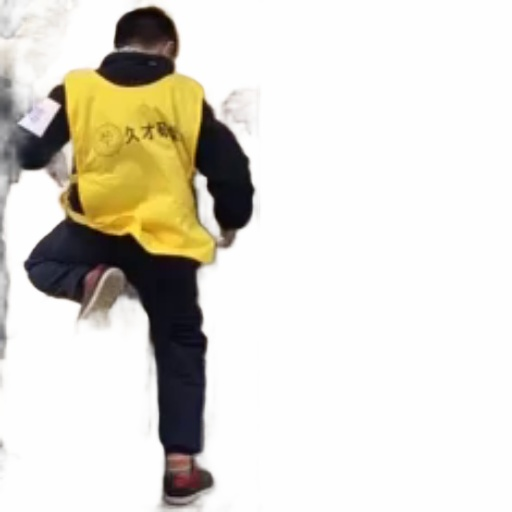
#> input picture Image/out_afterPaddleSeg/portrait_shu_v2.jpg, 512 x 512 px, found by its file name
$ python final_test.py   (older library calls are emulated)
#> lines starting #> are read from the running program, lines starting #| are printed output that depends on the picture; after the words box and inside, x2 and y2 are one past the last pixel; in counts of white or black regions, pixels touching at a corner belong together
# [31 lines of commented-out code are left out]

import cv2
import numpy as np
import matplotlib.pyplot as plt

image = cv2.imread('/home/jdy/Gaitdateset/Image/out_afterPaddleSeg/portrait_shu_v2.jpg')
#> image is the input picture: shape (512, 512, 3); mean B, G, R 209.1, 218.5, 222
        #   /home/jdy/Gaitdateset/Image/out_afterPaddleSeg/portrait_shu_v2.jpg
image = cv2.cvtColor(image,cv2.COLOR_BGR2RGB)
grayImage = cv2.cvtColor(image,cv2.COLOR_RGB2GRAY)
ret, thresh = cv2.threshold(grayImage,120,255,cv2.THRESH_BINARY_INV)
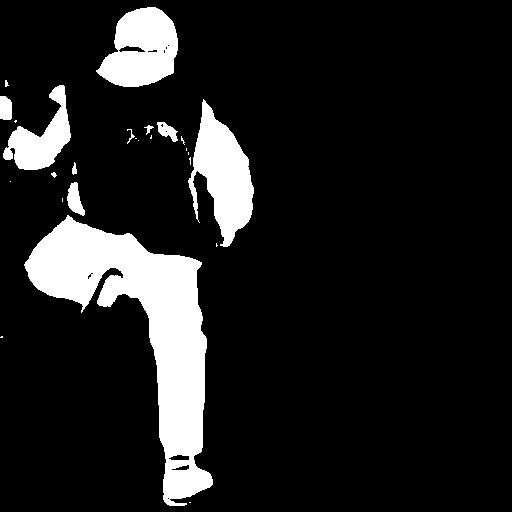
#> thresh: shape (512, 512); 12.3% white; 25 white regions (14 under 20 px), largest, box (x1, y1, x2, y2) and area: (24, 215, 213, 506) 19036, (188, 99, 254, 247) 5065, (96, 7, 178, 87) 4498

plt.imshow(thresh, cmap="gray", vmin=0, vmax=255),plt.show()

"""

nlabels, labels, stats, centroids = cv2.connectedComponentsWithStats(

thresh,
None,
None,
None,
8,
cv2.CV_32S)
sizes = stats[1:, -1]
img2 = np.zeros((labels.shape), np.uint8)
for i in range(0, nlabels - 1):
if sizes[i] >= 25: #filter small dotted regions
img2[labels == i + 1] = 255
thresh = cv2.bitwise_not(img2)
plt.imshow(thresh, cmap="gray", vmin=0, vmax=255),plt.show()

"""

kernel = np.ones((3,3),np.uint8)
opening = cv2.morphologyEx(thresh,cv2.MORPH_OPEN,kernel, iterations = 2)
#> opening: shape (512, 512); 12.1% white; 10 white regions, largest, box (x1, y1, x2, y2) and area: (25, 217, 213, 500) 18898, (193, 103, 254, 247) 4841, (98, 7, 178, 87) 4480
sure_bg = cv2.dilate(opening,kernel,iterations=20)
#> sure_bg: shape (512, 512); 30.3% white; 1 white region, box (x1, y1, x2, y2) and area: (0, 0, 274, 512) 79343
dist_transform = cv2.distanceTransform(opening,cv2.DIST_L2,5)
ret, sure_fg = cv2.threshold(dist_transform,0.7*dist_transform.max(),255,0)
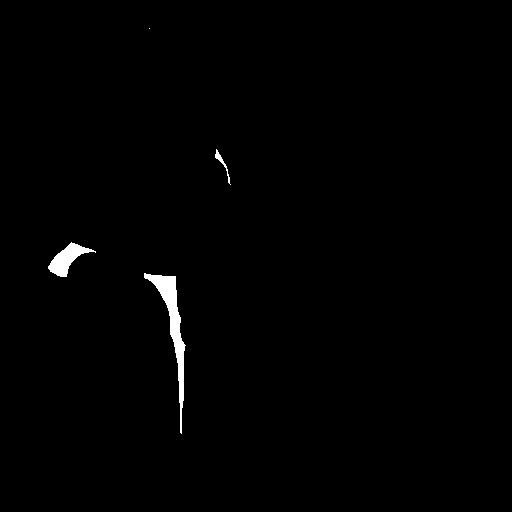
#> sure_fg: shape (512, 512) float32; 0.84% white; 4 white regions (1 under 20 px), largest, box (x1, y1, x2, y2) and area: (144, 273, 186, 434) 1434, (48, 242, 96, 277) 678, (215, 149, 231, 185) 97
#> ret = 21.53
sure_fg = np.uint8(sure_fg)
unknown = cv2.subtract(sure_bg,sure_fg)
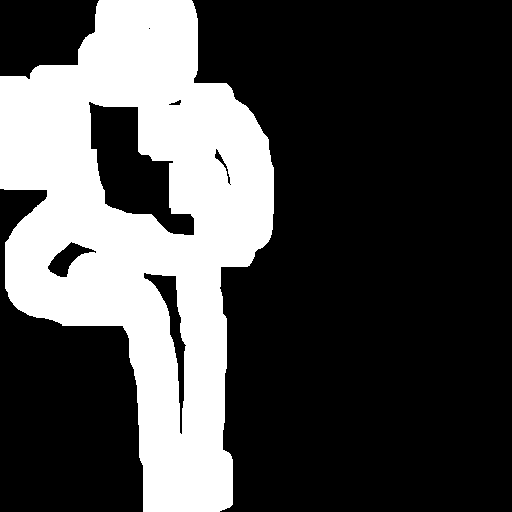
#> unknown: shape (512, 512); 29.4% white; 1 white region, box (x1, y1, x2, y2) and area: (0, 0, 274, 512) 77133
ret, markers = cv2.connectedComponents(sure_fg)
#> markers: shape (512, 512) int32; 5 distinct labels, from 0 to 4
#> ret = 5
markers = markers+1
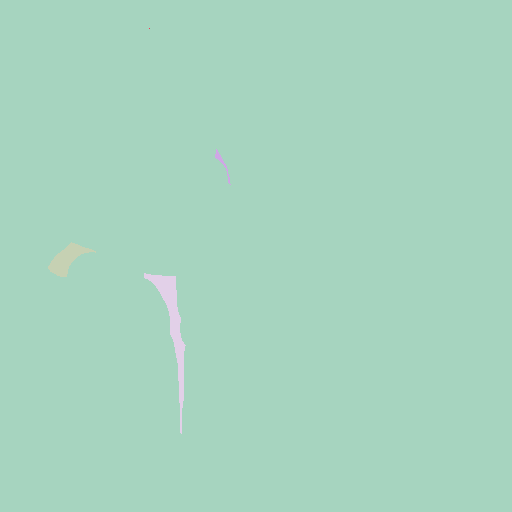
#> markers: shape (512, 512) int32; 5 distinct labels, from 1 to 5; one colour per label, 0 black
markers[unknown==255] = 0
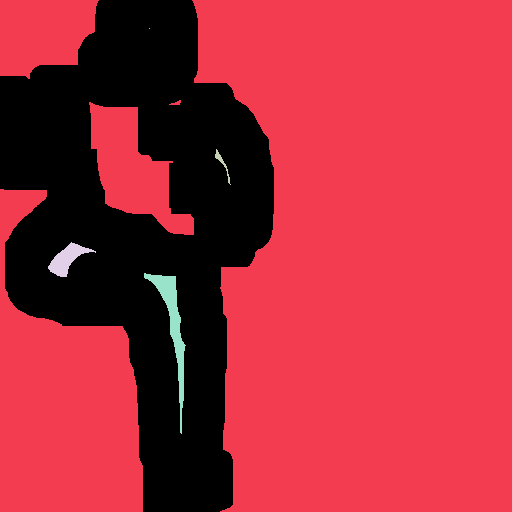
#> markers: shape (512, 512) int32; 6 distinct labels, from 0 to 5; one colour per label, 0 black
markers = cv2.watershed(image,markers)
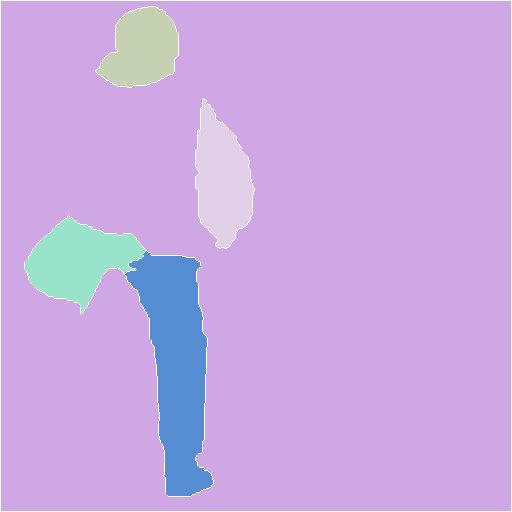
#> markers: shape (512, 512) int32; 6 distinct labels, from -1 to 5; one colour per label, 0 black, -1 white
image[markers == -1] = [255,0,0]
#> image: shape (512, 512, 3); mean R, G, B 222.8, 216, 206.6
bgdModel = np.zeros((1,65),np.float64)
fgdModel = np.zeros((1,65),np.float64)
rect = (10,10,665,344)
cv2.grabCut(image,markers,rect,bgdModel,fgdModel,50,cv2.GC_INIT_WITH_RECT)
mask2 = np.where((markers==2)|(markers==0),0,1).astype('uint8')
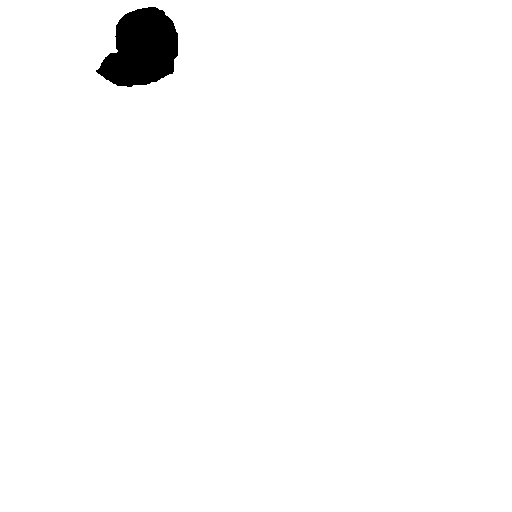
#> mask2: shape (512, 512); values 0 (black) and 1 (white), 98.3% white; 1 black region, box (x1, y1, x2, y2) and area: (96, 7, 178, 87) 4558
image = image*mask2[:,:,np.newaxis]
save_fgmask_path = "/home/jdy/Gaitdateset/Image/final_Img"
i=0
plt.imshow(image, cmap="gray", vmin=0, vmax=255),plt.show()
plt.savefig("{}/{}-outImgplt.jpg".format(save_fgmask_path, i))


# [4 lines of commented-out code are left out]
